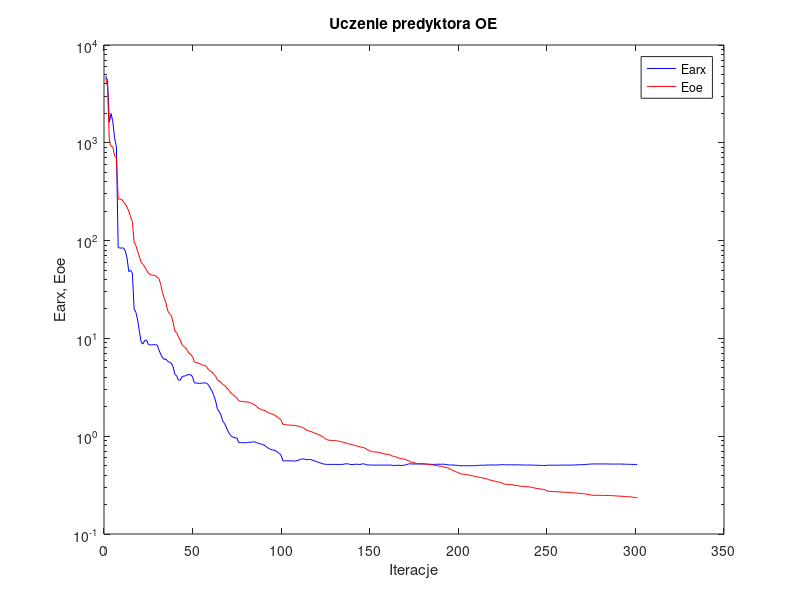
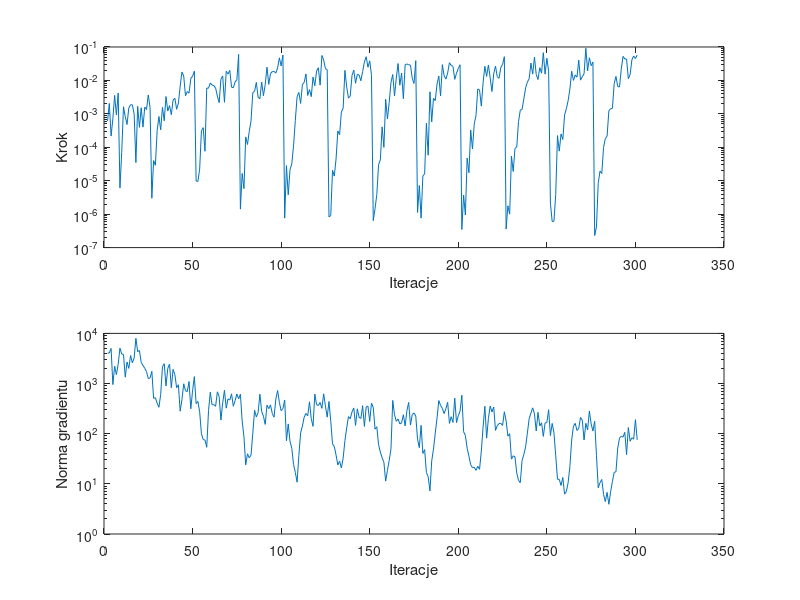

Reproduce these figures in MATLAB, in order.
%uczenie predyktora oe
clear all;
n=0; farx(n+1)=4.826699e+003; foe(n+1)=4.563749e+003; wspucz(n+1)=0.000000e+000; ng(n+1)=0.000000e+000;
%odnowa zmiennej metryki
n=1; farx(n+1)=4.344247e+003; foe(n+1)=3.767270e+003; krok(n+1)=6.106204e-004; ng(n+1)=4.041246e+003;
n=2; farx(n+1)=1.625138e+003; foe(n+1)=1.068633e+003; krok(n+1)=2.053340e-003; ng(n+1)=4.060366e+003;
n=3; farx(n+1)=1.989018e+003; foe(n+1)=9.256317e+002; krok(n+1)=2.171980e-004; ng(n+1)=5.013401e+003;
n=4; farx(n+1)=1.635456e+003; foe(n+1)=9.035006e+002; krok(n+1)=7.102557e-004; ng(n+1)=9.534498e+002;
n=5; farx(n+1)=1.110325e+003; foe(n+1)=7.310721e+002; krok(n+1)=3.559503e-003; ng(n+1)=2.213682e+003;
n=6; farx(n+1)=9.157956e+002; foe(n+1)=6.989480e+002; krok(n+1)=9.232346e-004; ng(n+1)=1.504446e+003;
n=7; farx(n+1)=8.516994e+001; foe(n+1)=2.672040e+002; krok(n+1)=4.181157e-003; ng(n+1)=2.434021e+003;
n=8; farx(n+1)=8.379476e+001; foe(n+1)=2.650178e+002; krok(n+1)=6.070296e-006; ng(n+1)=5.084251e+003;
n=9; farx(n+1)=8.416114e+001; foe(n+1)=2.642222e+002; krok(n+1)=7.066590e-005; ng(n+1)=3.872540e+003;
n=10; farx(n+1)=8.387140e+001; foe(n+1)=2.483513e+002; krok(n+1)=1.631264e-003; ng(n+1)=3.810467e+003;
n=11; farx(n+1)=7.861450e+001; foe(n+1)=2.354117e+002; krok(n+1)=8.259539e-004; ng(n+1)=1.339502e+003;
n=12; farx(n+1)=6.652824e+001; foe(n+1)=2.202186e+002; krok(n+1)=4.800146e-004; ng(n+1)=2.696627e+003;
n=13; farx(n+1)=4.824925e+001; foe(n+1)=1.990324e+002; krok(n+1)=1.511984e-003; ng(n+1)=2.006301e+003;
n=14; farx(n+1)=4.956420e+001; foe(n+1)=1.756706e+002; krok(n+1)=1.875750e-003; ng(n+1)=3.628714e+003;
n=15; farx(n+1)=4.659882e+001; foe(n+1)=1.563630e+002; krok(n+1)=1.861026e-003; ng(n+1)=2.590637e+003;
n=16; farx(n+1)=2.007365e+001; foe(n+1)=9.720486e+001; krok(n+1)=1.005869e-003; ng(n+1)=3.212940e+003;
n=17; farx(n+1)=1.850161e+001; foe(n+1)=8.881833e+001; krok(n+1)=3.487580e-005; ng(n+1)=7.982435e+003;
n=18; farx(n+1)=1.539302e+001; foe(n+1)=7.755187e+001; krok(n+1)=1.679702e-003; ng(n+1)=4.322746e+003;
n=19; farx(n+1)=1.174127e+001; foe(n+1)=6.789512e+001; krok(n+1)=3.949694e-004; ng(n+1)=4.567790e+003;
n=20; farx(n+1)=9.134401e+000; foe(n+1)=5.984463e+001; krok(n+1)=1.524981e-003; ng(n+1)=2.658065e+003;
n=21; farx(n+1)=8.756529e+000; foe(n+1)=5.715296e+001; krok(n+1)=4.017841e-004; ng(n+1)=2.300120e+003;
n=22; farx(n+1)=9.566085e+000; foe(n+1)=5.379414e+001; krok(n+1)=1.587460e-003; ng(n+1)=2.023607e+003;
n=23; farx(n+1)=9.593683e+000; foe(n+1)=5.031221e+001; krok(n+1)=1.353531e-003; ng(n+1)=1.726244e+003;
n=24; farx(n+1)=8.695716e+000; foe(n+1)=4.641777e+001; krok(n+1)=3.671029e-003; ng(n+1)=1.251968e+003;
n=25; farx(n+1)=8.574706e+000; foe(n+1)=4.496445e+001; krok(n+1)=1.548092e-003; ng(n+1)=1.297116e+003;
%odnowa zmiennej metryki
n=26; farx(n+1)=8.572403e+000; foe(n+1)=4.450521e+001; krok(n+1)=2.991239e-006; ng(n+1)=1.752537e+003;
n=27; farx(n+1)=8.654878e+000; foe(n+1)=4.410668e+001; krok(n+1)=4.006473e-005; ng(n+1)=5.074359e+002;
n=28; farx(n+1)=8.594453e+000; foe(n+1)=4.377640e+001; krok(n+1)=2.885108e-005; ng(n+1)=5.219764e+002;
n=29; farx(n+1)=8.565450e+000; foe(n+1)=4.235657e+001; krok(n+1)=3.127269e-004; ng(n+1)=4.057461e+002;
n=30; farx(n+1)=7.619427e+000; foe(n+1)=4.091355e+001; krok(n+1)=8.336543e-004; ng(n+1)=3.360129e+002;
n=31; farx(n+1)=6.892694e+000; foe(n+1)=3.582161e+001; krok(n+1)=3.325065e-004; ng(n+1)=6.069204e+002;
n=32; farx(n+1)=6.375370e+000; foe(n+1)=2.938680e+001; krok(n+1)=1.563831e-003; ng(n+1)=2.158110e+003;
n=33; farx(n+1)=6.103927e+000; foe(n+1)=2.576664e+001; krok(n+1)=6.200466e-004; ng(n+1)=2.485376e+003;
n=34; farx(n+1)=6.139186e+000; foe(n+1)=2.301580e+001; krok(n+1)=3.303815e-003; ng(n+1)=8.941276e+002;
n=35; farx(n+1)=5.800973e+000; foe(n+1)=1.916004e+001; krok(n+1)=1.207660e-003; ng(n+1)=2.003438e+003;
n=36; farx(n+1)=5.717526e+000; foe(n+1)=1.783304e+001; krok(n+1)=1.772228e-003; ng(n+1)=2.447236e+003;
n=37; farx(n+1)=5.578349e+000; foe(n+1)=1.707575e+001; krok(n+1)=9.446471e-004; ng(n+1)=8.235394e+002;
n=38; farx(n+1)=5.153160e+000; foe(n+1)=1.459872e+001; krok(n+1)=2.586841e-003; ng(n+1)=1.917354e+003;
n=39; farx(n+1)=4.298296e+000; foe(n+1)=1.193434e+001; krok(n+1)=2.914778e-003; ng(n+1)=1.504967e+003;
n=40; farx(n+1)=4.149643e+000; foe(n+1)=1.144916e+001; krok(n+1)=1.369522e-003; ng(n+1)=8.261374e+002;
n=41; farx(n+1)=3.748515e+000; foe(n+1)=1.033264e+001; krok(n+1)=2.104259e-003; ng(n+1)=9.461208e+002;
n=42; farx(n+1)=3.738055e+000; foe(n+1)=9.704337e+000; krok(n+1)=6.752063e-003; ng(n+1)=2.808320e+002;
n=43; farx(n+1)=4.035915e+000; foe(n+1)=8.628703e+000; krok(n+1)=1.785641e-002; ng(n+1)=4.787741e+002;
n=44; farx(n+1)=4.123784e+000; foe(n+1)=8.265650e+000; krok(n+1)=1.351485e-002; ng(n+1)=9.889873e+002;
n=45; farx(n+1)=4.134537e+000; foe(n+1)=8.000815e+000; krok(n+1)=3.478135e-003; ng(n+1)=7.188187e+002;
n=46; farx(n+1)=4.242004e+000; foe(n+1)=7.546279e+000; krok(n+1)=4.648167e-003; ng(n+1)=6.911431e+002;
n=47; farx(n+1)=4.263074e+000; foe(n+1)=7.081420e+000; krok(n+1)=4.150488e-003; ng(n+1)=1.098553e+003;
n=48; farx(n+1)=4.243423e+000; foe(n+1)=6.821014e+000; krok(n+1)=1.142218e-002; ng(n+1)=3.139831e+002;
n=49; farx(n+1)=4.053340e+000; foe(n+1)=6.515420e+000; krok(n+1)=1.333847e-002; ng(n+1)=7.164474e+002;
n=50; farx(n+1)=3.501249e+000; foe(n+1)=5.742107e+000; krok(n+1)=1.895365e-002; ng(n+1)=1.376490e+003;
%odnowa zmiennej metryki
n=51; farx(n+1)=3.496456e+000; foe(n+1)=5.673616e+000; krok(n+1)=9.808732e-006; ng(n+1)=3.972651e+002;
n=52; farx(n+1)=3.479916e+000; foe(n+1)=5.589073e+000; krok(n+1)=9.504428e-006; ng(n+1)=4.404217e+002;
n=53; farx(n+1)=3.469636e+000; foe(n+1)=5.514592e+000; krok(n+1)=2.230894e-005; ng(n+1)=2.727895e+002;
n=54; farx(n+1)=3.485506e+000; foe(n+1)=5.372840e+000; krok(n+1)=3.125285e-004; ng(n+1)=9.965526e+001;
n=55; farx(n+1)=3.498967e+000; foe(n+1)=5.309469e+000; krok(n+1)=3.870864e-004; ng(n+1)=7.667637e+001;
n=56; farx(n+1)=3.510592e+000; foe(n+1)=5.300404e+000; krok(n+1)=7.616673e-005; ng(n+1)=7.451666e+001;
n=57; farx(n+1)=3.474742e+000; foe(n+1)=5.067045e+000; krok(n+1)=5.915258e-003; ng(n+1)=5.361235e+001;
n=58; farx(n+1)=3.350171e+000; foe(n+1)=4.807255e+000; krok(n+1)=5.852382e-003; ng(n+1)=2.875555e+002;
n=59; farx(n+1)=3.102177e+000; foe(n+1)=4.658979e+000; krok(n+1)=8.402186e-003; ng(n+1)=6.708573e+002;
n=60; farx(n+1)=2.898620e+000; foe(n+1)=4.513877e+000; krok(n+1)=7.242402e-003; ng(n+1)=3.777820e+002;
n=61; farx(n+1)=2.604750e+000; foe(n+1)=4.287855e+000; krok(n+1)=7.007869e-003; ng(n+1)=3.792175e+002;
n=62; farx(n+1)=2.293324e+000; foe(n+1)=4.100021e+000; krok(n+1)=5.945944e-003; ng(n+1)=3.517440e+002;
n=63; farx(n+1)=1.905094e+000; foe(n+1)=3.769722e+000; krok(n+1)=3.400118e-003; ng(n+1)=6.838991e+002;
n=64; farx(n+1)=1.788536e+000; foe(n+1)=3.659513e+000; krok(n+1)=2.162140e-003; ng(n+1)=5.511129e+002;
n=65; farx(n+1)=1.643299e+000; foe(n+1)=3.550728e+000; krok(n+1)=1.089156e-002; ng(n+1)=1.869549e+002;
n=66; farx(n+1)=1.436240e+000; foe(n+1)=3.392431e+000; krok(n+1)=1.363820e-002; ng(n+1)=4.120404e+002;
n=67; farx(n+1)=1.352094e+000; foe(n+1)=3.310749e+000; krok(n+1)=2.216378e-003; ng(n+1)=7.338612e+002;
n=68; farx(n+1)=1.244663e+000; foe(n+1)=3.169821e+000; krok(n+1)=1.881905e-002; ng(n+1)=3.230431e+002;
n=69; farx(n+1)=1.126201e+000; foe(n+1)=3.030172e+000; krok(n+1)=1.548285e-002; ng(n+1)=4.946370e+002;
n=70; farx(n+1)=1.046552e+000; foe(n+1)=2.868033e+000; krok(n+1)=2.008828e-002; ng(n+1)=4.683794e+002;
n=71; farx(n+1)=9.933023e-001; foe(n+1)=2.726707e+000; krok(n+1)=6.273397e-003; ng(n+1)=6.228364e+002;
n=72; farx(n+1)=9.777827e-001; foe(n+1)=2.652521e+000; krok(n+1)=6.035177e-003; ng(n+1)=3.524410e+002;
n=73; farx(n+1)=9.621321e-001; foe(n+1)=2.543132e+000; krok(n+1)=9.010365e-003; ng(n+1)=4.577659e+002;
n=74; farx(n+1)=9.609666e-001; foe(n+1)=2.475519e+000; krok(n+1)=1.039581e-002; ng(n+1)=6.160451e+002;
n=75; farx(n+1)=8.632605e-001; foe(n+1)=2.309971e+000; krok(n+1)=5.983917e-002; ng(n+1)=4.948036e+002;
%odnowa zmiennej metryki
n=76; farx(n+1)=8.618564e-001; foe(n+1)=2.283084e+000; krok(n+1)=1.416880e-006; ng(n+1)=6.109238e+002;
n=77; farx(n+1)=8.576723e-001; foe(n+1)=2.255649e+000; krok(n+1)=1.654527e-005; ng(n+1)=1.786960e+002;
n=78; farx(n+1)=8.572871e-001; foe(n+1)=2.253531e+000; krok(n+1)=5.807097e-006; ng(n+1)=8.677391e+001;
n=79; farx(n+1)=8.595327e-001; foe(n+1)=2.248227e+000; krok(n+1)=2.045211e-004; ng(n+1)=2.386017e+001;
n=80; farx(n+1)=8.611790e-001; foe(n+1)=2.237242e+000; krok(n+1)=1.213830e-004; ng(n+1)=3.972617e+001;
n=81; farx(n+1)=8.657947e-001; foe(n+1)=2.221270e+000; krok(n+1)=2.995066e-004; ng(n+1)=3.305864e+001;
n=82; farx(n+1)=8.681716e-001; foe(n+1)=2.182552e+000; krok(n+1)=6.180497e-004; ng(n+1)=3.730814e+001;
n=83; farx(n+1)=8.748750e-001; foe(n+1)=2.135342e+000; krok(n+1)=4.352152e-003; ng(n+1)=1.024106e+002;
n=84; farx(n+1)=8.761996e-001; foe(n+1)=2.101698e+000; krok(n+1)=4.723705e-003; ng(n+1)=2.932170e+002;
n=85; farx(n+1)=8.608356e-001; foe(n+1)=2.033153e+000; krok(n+1)=8.744518e-003; ng(n+1)=2.153635e+002;
n=86; farx(n+1)=8.484630e-001; foe(n+1)=1.945347e+000; krok(n+1)=3.128460e-003; ng(n+1)=2.643984e+002;
n=87; farx(n+1)=8.392706e-001; foe(n+1)=1.911081e+000; krok(n+1)=2.841023e-003; ng(n+1)=6.129638e+002;
n=88; farx(n+1)=8.293419e-001; foe(n+1)=1.863400e+000; krok(n+1)=8.928204e-003; ng(n+1)=2.792341e+002;
n=89; farx(n+1)=8.149717e-001; foe(n+1)=1.845258e+000; krok(n+1)=3.485331e-003; ng(n+1)=2.230708e+002;
n=90; farx(n+1)=7.967868e-001; foe(n+1)=1.823074e+000; krok(n+1)=7.481826e-003; ng(n+1)=1.531403e+002;
n=91; farx(n+1)=7.672271e-001; foe(n+1)=1.768102e+000; krok(n+1)=2.489395e-002; ng(n+1)=3.713201e+002;
n=92; farx(n+1)=7.511105e-001; foe(n+1)=1.732031e+000; krok(n+1)=7.632150e-003; ng(n+1)=3.150601e+002;
n=93; farx(n+1)=7.336886e-001; foe(n+1)=1.707546e+000; krok(n+1)=1.618451e-002; ng(n+1)=3.755994e+002;
n=94; farx(n+1)=7.244988e-001; foe(n+1)=1.684153e+000; krok(n+1)=1.834657e-002; ng(n+1)=2.516731e+002;
n=95; farx(n+1)=7.197377e-001; foe(n+1)=1.651470e+000; krok(n+1)=1.857911e-002; ng(n+1)=2.131264e+002;
n=96; farx(n+1)=7.079009e-001; foe(n+1)=1.611840e+000; krok(n+1)=1.661865e-002; ng(n+1)=4.929762e+002;
n=97; farx(n+1)=6.861729e-001; foe(n+1)=1.555416e+000; krok(n+1)=2.366211e-002; ng(n+1)=7.261568e+002;
n=98; farx(n+1)=6.647227e-001; foe(n+1)=1.521375e+000; krok(n+1)=4.739825e-002; ng(n+1)=4.198900e+002;
n=99; farx(n+1)=6.375156e-001; foe(n+1)=1.453405e+000; krok(n+1)=2.702970e-002; ng(n+1)=2.878947e+002;
n=100; farx(n+1)=5.603775e-001; foe(n+1)=1.321329e+000; krok(n+1)=5.753341e-002; ng(n+1)=3.165678e+002;
%odnowa zmiennej metryki
n=101; farx(n+1)=5.603247e-001; foe(n+1)=1.312959e+000; krok(n+1)=7.602531e-007; ng(n+1)=4.690402e+002;
n=102; farx(n+1)=5.605232e-001; foe(n+1)=1.306930e+000; krok(n+1)=2.832743e-005; ng(n+1)=7.254232e+001;
n=103; farx(n+1)=5.606969e-001; foe(n+1)=1.302873e+000; krok(n+1)=3.779992e-006; ng(n+1)=1.566934e+002;
n=104; farx(n+1)=5.598251e-001; foe(n+1)=1.297865e+000; krok(n+1)=2.139878e-005; ng(n+1)=7.048592e+001;
n=105; farx(n+1)=5.592418e-001; foe(n+1)=1.293054e+000; krok(n+1)=3.200520e-005; ng(n+1)=5.136412e+001;
n=106; farx(n+1)=5.584733e-001; foe(n+1)=1.289984e+000; krok(n+1)=1.109501e-004; ng(n+1)=2.439125e+001;
n=107; farx(n+1)=5.583079e-001; foe(n+1)=1.283798e+000; krok(n+1)=6.328553e-004; ng(n+1)=1.693101e+001;
n=108; farx(n+1)=5.626746e-001; foe(n+1)=1.273585e+000; krok(n+1)=3.253129e-003; ng(n+1)=1.081312e+001;
n=109; farx(n+1)=5.712776e-001; foe(n+1)=1.258204e+000; krok(n+1)=4.375565e-003; ng(n+1)=3.687977e+001;
n=110; farx(n+1)=5.806793e-001; foe(n+1)=1.246113e+000; krok(n+1)=2.051078e-003; ng(n+1)=1.036363e+002;
n=111; farx(n+1)=5.880073e-001; foe(n+1)=1.227790e+000; krok(n+1)=7.530795e-003; ng(n+1)=1.422615e+002;
n=112; farx(n+1)=5.834121e-001; foe(n+1)=1.201343e+000; krok(n+1)=8.685192e-003; ng(n+1)=2.137974e+002;
n=113; farx(n+1)=5.783115e-001; foe(n+1)=1.161606e+000; krok(n+1)=1.564801e-002; ng(n+1)=2.532756e+002;
n=114; farx(n+1)=5.773108e-001; foe(n+1)=1.143662e+000; krok(n+1)=3.544455e-003; ng(n+1)=2.276843e+002;
n=115; farx(n+1)=5.784051e-001; foe(n+1)=1.124213e+000; krok(n+1)=5.318174e-003; ng(n+1)=4.323285e+002;
n=116; farx(n+1)=5.755671e-001; foe(n+1)=1.116351e+000; krok(n+1)=3.271540e-003; ng(n+1)=1.981408e+002;
n=117; farx(n+1)=5.648848e-001; foe(n+1)=1.090817e+000; krok(n+1)=1.263902e-002; ng(n+1)=1.403514e+002;
n=118; farx(n+1)=5.583704e-001; foe(n+1)=1.072097e+000; krok(n+1)=6.905382e-003; ng(n+1)=6.178316e+002;
n=119; farx(n+1)=5.484939e-001; foe(n+1)=1.054175e+000; krok(n+1)=1.895365e-002; ng(n+1)=3.798240e+002;
n=120; farx(n+1)=5.401831e-001; foe(n+1)=1.037626e+000; krok(n+1)=2.390821e-002; ng(n+1)=3.635678e+002;
n=121; farx(n+1)=5.354712e-001; foe(n+1)=1.020678e+000; krok(n+1)=7.242402e-003; ng(n+1)=4.192338e+002;
n=122; farx(n+1)=5.246048e-001; foe(n+1)=9.974471e-001; krok(n+1)=5.576355e-002; ng(n+1)=3.201492e+002;
n=123; farx(n+1)=5.203267e-001; foe(n+1)=9.717560e-001; krok(n+1)=4.076532e-002; ng(n+1)=6.243116e+002;
n=124; farx(n+1)=5.159381e-001; foe(n+1)=9.401874e-001; krok(n+1)=2.243330e-002; ng(n+1)=3.576676e+002;
n=125; farx(n+1)=5.150264e-001; foe(n+1)=9.185095e-001; krok(n+1)=2.085765e-002; ng(n+1)=2.135022e+002;
%odnowa zmiennej metryki
n=126; farx(n+1)=5.149699e-001; foe(n+1)=9.092153e-001; krok(n+1)=8.284739e-007; ng(n+1)=4.385353e+002;
n=127; farx(n+1)=5.149467e-001; foe(n+1)=9.078001e-001; krok(n+1)=9.130878e-007; ng(n+1)=1.771315e+002;
n=128; farx(n+1)=5.145372e-001; foe(n+1)=9.041126e-001; krok(n+1)=2.069140e-005; ng(n+1)=6.271083e+001;
n=129; farx(n+1)=5.145611e-001; foe(n+1)=9.023522e-001; krok(n+1)=1.373458e-005; ng(n+1)=5.566010e+001;
n=130; farx(n+1)=5.144396e-001; foe(n+1)=8.990273e-001; krok(n+1)=4.508384e-005; ng(n+1)=3.747417e+001;
n=131; farx(n+1)=5.142475e-001; foe(n+1)=8.931741e-001; krok(n+1)=3.087231e-004; ng(n+1)=2.374485e+001;
n=132; farx(n+1)=5.146045e-001; foe(n+1)=8.838022e-001; krok(n+1)=2.375655e-004; ng(n+1)=2.845210e+001;
n=133; farx(n+1)=5.143351e-001; foe(n+1)=8.765836e-001; krok(n+1)=1.143304e-003; ng(n+1)=2.073726e+001;
n=134; farx(n+1)=5.154968e-001; foe(n+1)=8.704916e-001; krok(n+1)=1.478815e-003; ng(n+1)=3.263551e+001;
n=135; farx(n+1)=5.206928e-001; foe(n+1)=8.575802e-001; krok(n+1)=2.000182e-002; ng(n+1)=7.262277e+001;
n=136; farx(n+1)=5.231005e-001; foe(n+1)=8.422925e-001; krok(n+1)=6.390530e-003; ng(n+1)=1.303216e+002;
n=137; farx(n+1)=5.207922e-001; foe(n+1)=8.375484e-001; krok(n+1)=2.957629e-003; ng(n+1)=2.189540e+002;
n=138; farx(n+1)=5.139808e-001; foe(n+1)=8.287230e-001; krok(n+1)=3.426502e-003; ng(n+1)=1.985234e+002;
n=139; farx(n+1)=5.129228e-001; foe(n+1)=8.201163e-001; krok(n+1)=1.405854e-002; ng(n+1)=2.723022e+002;
n=140; farx(n+1)=5.138078e-001; foe(n+1)=8.093674e-001; krok(n+1)=2.038894e-002; ng(n+1)=3.257925e+002;
n=141; farx(n+1)=5.174100e-001; foe(n+1)=8.018671e-001; krok(n+1)=8.202462e-003; ng(n+1)=1.466112e+002;
n=142; farx(n+1)=5.164649e-001; foe(n+1)=7.920553e-001; krok(n+1)=1.525498e-002; ng(n+1)=3.131558e+002;
n=143; farx(n+1)=5.146374e-001; foe(n+1)=7.794559e-001; krok(n+1)=1.450364e-002; ng(n+1)=2.124485e+002;
n=144; farx(n+1)=5.156545e-001; foe(n+1)=7.739996e-001; krok(n+1)=9.778245e-003; ng(n+1)=2.010392e+002;
n=145; farx(n+1)=5.226205e-001; foe(n+1)=7.670464e-001; krok(n+1)=1.830545e-002; ng(n+1)=3.621932e+002;
n=146; farx(n+1)=5.203319e-001; foe(n+1)=7.619436e-001; krok(n+1)=3.552033e-002; ng(n+1)=1.399297e+002;
n=147; farx(n+1)=5.104624e-001; foe(n+1)=7.411130e-001; krok(n+1)=5.113139e-002; ng(n+1)=3.422119e+002;
n=148; farx(n+1)=5.078905e-001; foe(n+1)=7.258221e-001; krok(n+1)=2.490870e-002; ng(n+1)=3.553308e+002;
n=149; farx(n+1)=5.082324e-001; foe(n+1)=7.108598e-001; krok(n+1)=3.847317e-002; ng(n+1)=1.759242e+002;
n=150; farx(n+1)=5.066858e-001; foe(n+1)=6.957185e-001; krok(n+1)=1.432736e-002; ng(n+1)=4.067700e+002;
%odnowa zmiennej metryki
n=151; farx(n+1)=5.066669e-001; foe(n+1)=6.917447e-001; krok(n+1)=6.395081e-007; ng(n+1)=3.353304e+002;
n=152; farx(n+1)=5.065860e-001; foe(n+1)=6.905494e-001; krok(n+1)=1.457486e-006; ng(n+1)=1.235375e+002;
n=153; farx(n+1)=5.064663e-001; foe(n+1)=6.882219e-001; krok(n+1)=3.838059e-006; ng(n+1)=1.373298e+002;
n=154; farx(n+1)=5.065342e-001; foe(n+1)=6.843712e-001; krok(n+1)=3.034095e-005; ng(n+1)=6.024834e+001;
n=155; farx(n+1)=5.065063e-001; foe(n+1)=6.806463e-001; krok(n+1)=4.229784e-005; ng(n+1)=4.317483e+001;
n=156; farx(n+1)=5.066020e-001; foe(n+1)=6.635317e-001; krok(n+1)=4.078161e-004; ng(n+1)=3.306661e+001;
n=157; farx(n+1)=5.067984e-001; foe(n+1)=6.603232e-001; krok(n+1)=9.960454e-005; ng(n+1)=2.698571e+001;
n=158; farx(n+1)=5.065425e-001; foe(n+1)=6.552636e-001; krok(n+1)=2.722891e-003; ng(n+1)=1.133612e+001;
n=159; farx(n+1)=5.063149e-001; foe(n+1)=6.537509e-001; krok(n+1)=7.010405e-004; ng(n+1)=1.850264e+001;
n=160; farx(n+1)=5.065937e-001; foe(n+1)=6.516059e-001; krok(n+1)=2.209886e-003; ng(n+1)=2.935515e+001;
n=161; farx(n+1)=5.065077e-001; foe(n+1)=6.338235e-001; krok(n+1)=8.705227e-003; ng(n+1)=4.981089e+001;
n=162; farx(n+1)=5.029965e-001; foe(n+1)=6.251712e-001; krok(n+1)=1.501192e-002; ng(n+1)=4.604037e+002;
n=163; farx(n+1)=5.011074e-001; foe(n+1)=6.192501e-001; krok(n+1)=3.416397e-003; ng(n+1)=2.400027e+002;
n=164; farx(n+1)=5.028271e-001; foe(n+1)=6.137409e-001; krok(n+1)=1.170476e-002; ng(n+1)=1.767109e+002;
n=165; farx(n+1)=5.044898e-001; foe(n+1)=6.014453e-001; krok(n+1)=3.201356e-002; ng(n+1)=1.964416e+002;
n=166; farx(n+1)=5.035662e-001; foe(n+1)=5.928847e-001; krok(n+1)=7.191611e-003; ng(n+1)=1.564910e+002;
n=167; farx(n+1)=5.015834e-001; foe(n+1)=5.879612e-001; krok(n+1)=1.664870e-002; ng(n+1)=1.654279e+002;
n=168; farx(n+1)=5.028460e-001; foe(n+1)=5.851897e-001; krok(n+1)=2.831403e-003; ng(n+1)=2.389793e+002;
n=169; farx(n+1)=5.086598e-001; foe(n+1)=5.769634e-001; krok(n+1)=2.977641e-002; ng(n+1)=1.430036e+002;
n=170; farx(n+1)=5.115711e-001; foe(n+1)=5.696668e-001; krok(n+1)=3.104078e-002; ng(n+1)=2.890347e+002;
n=171; farx(n+1)=5.218811e-001; foe(n+1)=5.583274e-001; krok(n+1)=2.946581e-002; ng(n+1)=4.205908e+002;
n=172; farx(n+1)=5.222597e-001; foe(n+1)=5.464204e-001; krok(n+1)=2.857938e-002; ng(n+1)=1.485964e+002;
n=173; farx(n+1)=5.206898e-001; foe(n+1)=5.417965e-001; krok(n+1)=1.171709e-002; ng(n+1)=2.411459e+002;
n=174; farx(n+1)=5.195412e-001; foe(n+1)=5.374877e-001; krok(n+1)=8.099144e-003; ng(n+1)=2.585593e+002;
n=175; farx(n+1)=5.201083e-001; foe(n+1)=5.252907e-001; krok(n+1)=3.899500e-002; ng(n+1)=2.250688e+002;
%odnowa zmiennej metryki
n=176; farx(n+1)=5.201049e-001; foe(n+1)=5.250214e-001; krok(n+1)=1.122542e-006; ng(n+1)=7.777306e+001;
n=177; farx(n+1)=5.200649e-001; foe(n+1)=5.240722e-001; krok(n+1)=7.194757e-006; ng(n+1)=5.261283e+001;
n=178; farx(n+1)=5.200263e-001; foe(n+1)=5.232964e-001; krok(n+1)=7.611413e-007; ng(n+1)=1.466660e+002;
n=179; farx(n+1)=5.198927e-001; foe(n+1)=5.223361e-001; krok(n+1)=1.386876e-005; ng(n+1)=4.034545e+001;
n=180; farx(n+1)=5.198135e-001; foe(n+1)=5.207380e-001; krok(n+1)=1.602043e-005; ng(n+1)=4.821811e+001;
n=181; farx(n+1)=5.186449e-001; foe(n+1)=5.159302e-001; krok(n+1)=5.252174e-004; ng(n+1)=1.675175e+001;
n=182; farx(n+1)=5.185082e-001; foe(n+1)=5.155813e-001; krok(n+1)=5.788477e-005; ng(n+1)=1.392645e+001;
n=183; farx(n+1)=5.159494e-001; foe(n+1)=5.110508e-001; krok(n+1)=4.564205e-003; ng(n+1)=7.232403e+000;
n=184; farx(n+1)=5.153082e-001; foe(n+1)=5.091153e-001; krok(n+1)=5.747417e-004; ng(n+1)=2.873619e+001;
n=185; farx(n+1)=5.149409e-001; foe(n+1)=5.065151e-001; krok(n+1)=2.914397e-003; ng(n+1)=4.907739e+001;
n=186; farx(n+1)=5.147654e-001; foe(n+1)=5.034315e-001; krok(n+1)=2.487486e-003; ng(n+1)=1.022770e+002;
n=187; farx(n+1)=5.174482e-001; foe(n+1)=4.993417e-001; krok(n+1)=7.805422e-003; ng(n+1)=2.069533e+002;
n=188; farx(n+1)=5.167743e-001; foe(n+1)=4.958266e-001; krok(n+1)=1.355378e-002; ng(n+1)=4.573611e+002;
n=189; farx(n+1)=5.154676e-001; foe(n+1)=4.935537e-001; krok(n+1)=3.411474e-003; ng(n+1)=3.660946e+002;
n=190; farx(n+1)=5.182503e-001; foe(n+1)=4.901710e-001; krok(n+1)=2.959126e-002; ng(n+1)=3.186733e+002;
n=191; farx(n+1)=5.162667e-001; foe(n+1)=4.838931e-001; krok(n+1)=1.382426e-002; ng(n+1)=2.519428e+002;
n=192; farx(n+1)=5.137437e-001; foe(n+1)=4.799851e-001; krok(n+1)=1.095618e-002; ng(n+1)=3.146737e+002;
n=193; farx(n+1)=5.111316e-001; foe(n+1)=4.752770e-001; krok(n+1)=1.660195e-002; ng(n+1)=4.226838e+002;
n=194; farx(n+1)=5.067716e-001; foe(n+1)=4.641145e-001; krok(n+1)=3.388472e-002; ng(n+1)=1.606684e+002;
n=195; farx(n+1)=5.086171e-001; foe(n+1)=4.561087e-001; krok(n+1)=2.812841e-002; ng(n+1)=2.184440e+002;
n=196; farx(n+1)=5.075257e-001; foe(n+1)=4.465225e-001; krok(n+1)=2.643052e-002; ng(n+1)=1.678396e+002;
n=197; farx(n+1)=5.061845e-001; foe(n+1)=4.358017e-001; krok(n+1)=1.076348e-002; ng(n+1)=5.124162e+002;
n=198; farx(n+1)=5.035283e-001; foe(n+1)=4.302397e-001; krok(n+1)=1.647425e-002; ng(n+1)=1.663686e+002;
n=199; farx(n+1)=5.020874e-001; foe(n+1)=4.253495e-001; krok(n+1)=2.277959e-002; ng(n+1)=2.284511e+002;
n=200; farx(n+1)=4.989388e-001; foe(n+1)=4.147051e-001; krok(n+1)=2.941687e-002; ng(n+1)=2.811863e+002;
%odnowa zmiennej metryki
n=201; farx(n+1)=4.989242e-001; foe(n+1)=4.096102e-001; krok(n+1)=3.479426e-007; ng(n+1)=5.842290e+002;
n=202; farx(n+1)=4.988413e-001; foe(n+1)=4.076133e-001; krok(n+1)=3.744041e-006; ng(n+1)=1.095572e+002;
n=203; farx(n+1)=4.988313e-001; foe(n+1)=4.073102e-001; krok(n+1)=9.412859e-007; ng(n+1)=9.214737e+001;
n=204; farx(n+1)=4.988177e-001; foe(n+1)=4.025817e-001; krok(n+1)=4.765565e-005; ng(n+1)=5.125740e+001;
n=205; farx(n+1)=4.987803e-001; foe(n+1)=4.018840e-001; krok(n+1)=1.726474e-005; ng(n+1)=3.561741e+001;
n=206; farx(n+1)=4.988002e-001; foe(n+1)=3.959477e-001; krok(n+1)=3.296469e-004; ng(n+1)=2.415865e+001;
n=207; farx(n+1)=4.988360e-001; foe(n+1)=3.945475e-001; krok(n+1)=8.923578e-005; ng(n+1)=2.095476e+001;
n=208; farx(n+1)=4.990015e-001; foe(n+1)=3.881617e-001; krok(n+1)=4.927090e-004; ng(n+1)=2.145271e+001;
n=209; farx(n+1)=5.000211e-001; foe(n+1)=3.858392e-001; krok(n+1)=9.053002e-004; ng(n+1)=1.857936e+001;
n=210; farx(n+1)=5.026990e-001; foe(n+1)=3.826357e-001; krok(n+1)=5.548179e-003; ng(n+1)=2.242646e+001;
n=211; farx(n+1)=5.040277e-001; foe(n+1)=3.798750e-001; krok(n+1)=5.207429e-003; ng(n+1)=1.951898e+001;
n=212; farx(n+1)=5.050761e-001; foe(n+1)=3.773187e-001; krok(n+1)=1.704444e-003; ng(n+1)=4.502564e+001;
n=213; farx(n+1)=5.048563e-001; foe(n+1)=3.735901e-001; krok(n+1)=8.516524e-003; ng(n+1)=1.361278e+002;
n=214; farx(n+1)=5.053642e-001; foe(n+1)=3.700437e-001; krok(n+1)=2.643052e-002; ng(n+1)=3.523379e+002;
n=215; farx(n+1)=5.079841e-001; foe(n+1)=3.663288e-001; krok(n+1)=1.321526e-002; ng(n+1)=8.146598e+001;
n=216; farx(n+1)=5.074658e-001; foe(n+1)=3.610702e-001; krok(n+1)=2.896961e-002; ng(n+1)=2.006168e+002;
n=217; farx(n+1)=5.073046e-001; foe(n+1)=3.555727e-001; krok(n+1)=1.199493e-002; ng(n+1)=3.561440e+002;
n=218; farx(n+1)=5.086376e-001; foe(n+1)=3.532709e-001; krok(n+1)=4.653602e-003; ng(n+1)=2.710836e+002;
n=219; farx(n+1)=5.080478e-001; foe(n+1)=3.488970e-001; krok(n+1)=1.586357e-002; ng(n+1)=3.406120e+002;
n=220; farx(n+1)=5.070858e-001; foe(n+1)=3.444482e-001; krok(n+1)=2.680031e-002; ng(n+1)=1.162207e+002;
n=221; farx(n+1)=5.075430e-001; foe(n+1)=3.414617e-001; krok(n+1)=1.296098e-002; ng(n+1)=1.446103e+002;
n=222; farx(n+1)=5.090573e-001; foe(n+1)=3.395386e-001; krok(n+1)=1.153579e-002; ng(n+1)=1.590361e+002;
n=223; farx(n+1)=5.110057e-001; foe(n+1)=3.370337e-001; krok(n+1)=2.440235e-002; ng(n+1)=1.616891e+002;
n=224; farx(n+1)=5.124063e-001; foe(n+1)=3.303560e-001; krok(n+1)=3.023343e-002; ng(n+1)=1.456342e+002;
n=225; farx(n+1)=5.098952e-001; foe(n+1)=3.228864e-001; krok(n+1)=5.121364e-002; ng(n+1)=2.737476e+002;
%odnowa zmiennej metryki
n=226; farx(n+1)=5.099046e-001; foe(n+1)=3.224215e-001; krok(n+1)=3.588312e-007; ng(n+1)=1.794068e+002;
n=227; farx(n+1)=5.099082e-001; foe(n+1)=3.217600e-001; krok(n+1)=1.779653e-006; ng(n+1)=8.936572e+001;
n=228; farx(n+1)=5.099134e-001; foe(n+1)=3.214075e-001; krok(n+1)=1.001277e-006; ng(n+1)=1.001143e+002;
n=229; farx(n+1)=5.098658e-001; foe(n+1)=3.188974e-001; krok(n+1)=5.493831e-005; ng(n+1)=3.114257e+001;
n=230; farx(n+1)=5.098303e-001; foe(n+1)=3.178803e-001; krok(n+1)=1.891271e-005; ng(n+1)=3.621746e+001;
n=231; farx(n+1)=5.097409e-001; foe(n+1)=3.144521e-001; krok(n+1)=9.199795e-005; ng(n+1)=3.454599e+001;
n=232; farx(n+1)=5.096755e-001; foe(n+1)=3.136200e-001; krok(n+1)=1.022356e-004; ng(n+1)=1.647407e+001;
n=233; farx(n+1)=5.090950e-001; foe(n+1)=3.106862e-001; krok(n+1)=5.823131e-004; ng(n+1)=1.173366e+001;
n=234; farx(n+1)=5.087429e-001; foe(n+1)=3.080585e-001; krok(n+1)=1.291963e-003; ng(n+1)=1.057513e+001;
n=235; farx(n+1)=5.081584e-001; foe(n+1)=3.073641e-001; krok(n+1)=1.350179e-003; ng(n+1)=2.912644e+001;
n=236; farx(n+1)=5.074750e-001; foe(n+1)=3.064259e-001; krok(n+1)=2.804162e-003; ng(n+1)=3.852924e+001;
n=237; farx(n+1)=5.064953e-001; foe(n+1)=3.052239e-001; krok(n+1)=5.946996e-003; ng(n+1)=5.457645e+001;
n=238; farx(n+1)=5.076061e-001; foe(n+1)=3.039765e-001; krok(n+1)=8.894860e-003; ng(n+1)=1.026390e+002;
n=239; farx(n+1)=5.069782e-001; foe(n+1)=3.033090e-001; krok(n+1)=1.121665e-002; ng(n+1)=1.983597e+002;
n=240; farx(n+1)=5.062727e-001; foe(n+1)=3.011527e-001; krok(n+1)=3.277333e-002; ng(n+1)=2.582331e+002;
n=241; farx(n+1)=5.063546e-001; foe(n+1)=2.995452e-001; krok(n+1)=1.547432e-002; ng(n+1)=3.276720e+002;
n=242; farx(n+1)=5.050372e-001; foe(n+1)=2.956944e-001; krok(n+1)=5.016986e-002; ng(n+1)=2.490822e+002;
n=243; farx(n+1)=5.055119e-001; foe(n+1)=2.923223e-001; krok(n+1)=1.501192e-002; ng(n+1)=1.132026e+002;
n=244; farx(n+1)=5.048017e-001; foe(n+1)=2.909656e-001; krok(n+1)=1.064021e-002; ng(n+1)=2.665297e+002;
n=245; farx(n+1)=5.027379e-001; foe(n+1)=2.891067e-001; krok(n+1)=2.398987e-002; ng(n+1)=1.432175e+002;
n=246; farx(n+1)=5.025539e-001; foe(n+1)=2.878568e-001; krok(n+1)=1.650507e-002; ng(n+1)=1.649524e+002;
n=247; farx(n+1)=5.017493e-001; foe(n+1)=2.849793e-001; krok(n+1)=6.754317e-002; ng(n+1)=8.833947e+001;
n=248; farx(n+1)=5.017761e-001; foe(n+1)=2.829679e-001; krok(n+1)=1.540867e-002; ng(n+1)=1.644796e+002;
n=249; farx(n+1)=5.042260e-001; foe(n+1)=2.764110e-001; krok(n+1)=4.614317e-002; ng(n+1)=1.670336e+002;
n=250; farx(n+1)=5.054311e-001; foe(n+1)=2.730160e-001; krok(n+1)=1.878731e-002; ng(n+1)=3.007422e+002;
%odnowa zmiennej metryki
n=251; farx(n+1)=5.054348e-001; foe(n+1)=2.723550e-001; krok(n+1)=2.125074e-006; ng(n+1)=9.168504e+001;
n=252; farx(n+1)=5.054361e-001; foe(n+1)=2.717422e-001; krok(n+1)=6.042203e-007; ng(n+1)=1.603351e+002;
n=253; farx(n+1)=5.054418e-001; foe(n+1)=2.714037e-001; krok(n+1)=6.150701e-007; ng(n+1)=1.044063e+002;
n=254; farx(n+1)=5.054426e-001; foe(n+1)=2.711059e-001; krok(n+1)=3.873148e-006; ng(n+1)=3.648785e+001;
n=255; farx(n+1)=5.055927e-001; foe(n+1)=2.700832e-001; krok(n+1)=2.247399e-004; ng(n+1)=1.236000e+001;
n=256; farx(n+1)=5.056875e-001; foe(n+1)=2.696419e-001; krok(n+1)=7.681907e-005; ng(n+1)=1.230451e+001;
n=257; farx(n+1)=5.058808e-001; foe(n+1)=2.689591e-001; krok(n+1)=2.501060e-004; ng(n+1)=9.278166e+000;
n=258; farx(n+1)=5.062627e-001; foe(n+1)=2.676589e-001; krok(n+1)=1.711903e-004; ng(n+1)=1.340504e+001;
n=259; farx(n+1)=5.063353e-001; foe(n+1)=2.670450e-001; krok(n+1)=9.208067e-004; ng(n+1)=6.234136e+000;
n=260; farx(n+1)=5.064843e-001; foe(n+1)=2.667528e-001; krok(n+1)=1.420511e-003; ng(n+1)=7.013267e+000;
n=261; farx(n+1)=5.065926e-001; foe(n+1)=2.661507e-001; krok(n+1)=2.464960e-003; ng(n+1)=1.054909e+001;
n=262; farx(n+1)=5.064168e-001; foe(n+1)=2.649534e-001; krok(n+1)=5.548179e-003; ng(n+1)=2.196949e+001;
n=263; farx(n+1)=5.070592e-001; foe(n+1)=2.642298e-001; krok(n+1)=1.884952e-002; ng(n+1)=7.433623e+001;
n=264; farx(n+1)=5.070042e-001; foe(n+1)=2.636814e-001; krok(n+1)=1.000726e-002; ng(n+1)=1.410993e+002;
n=265; farx(n+1)=5.085863e-001; foe(n+1)=2.628418e-001; krok(n+1)=1.450364e-002; ng(n+1)=1.609029e+002;
n=266; farx(n+1)=5.098029e-001; foe(n+1)=2.622095e-001; krok(n+1)=1.251384e-002; ng(n+1)=1.160929e+002;
n=267; farx(n+1)=5.100755e-001; foe(n+1)=2.607905e-001; krok(n+1)=4.034388e-002; ng(n+1)=1.280481e+002;
n=268; farx(n+1)=5.114783e-001; foe(n+1)=2.596105e-001; krok(n+1)=1.019133e-002; ng(n+1)=2.108174e+002;
n=269; farx(n+1)=5.120662e-001; foe(n+1)=2.588465e-001; krok(n+1)=1.296098e-002; ng(n+1)=1.857875e+002;
n=270; farx(n+1)=5.121823e-001; foe(n+1)=2.580119e-001; krok(n+1)=1.586441e-002; ng(n+1)=7.486274e+001;
n=271; farx(n+1)=5.144908e-001; foe(n+1)=2.558613e-001; krok(n+1)=9.139037e-002; ng(n+1)=1.609721e+002;
n=272; farx(n+1)=5.153969e-001; foe(n+1)=2.547189e-001; krok(n+1)=1.936662e-002; ng(n+1)=1.191431e+002;
n=273; farx(n+1)=5.183586e-001; foe(n+1)=2.520627e-001; krok(n+1)=4.773765e-002; ng(n+1)=2.839688e+002;
n=274; farx(n+1)=5.190174e-001; foe(n+1)=2.506979e-001; krok(n+1)=2.757245e-002; ng(n+1)=1.566395e+002;
n=275; farx(n+1)=5.204797e-001; foe(n+1)=2.488464e-001; krok(n+1)=3.552033e-002; ng(n+1)=1.129536e+002;
%odnowa zmiennej metryki
n=276; farx(n+1)=5.204811e-001; foe(n+1)=2.485212e-001; krok(n+1)=2.293407e-007; ng(n+1)=1.767627e+002;
n=277; farx(n+1)=5.204810e-001; foe(n+1)=2.484932e-001; krok(n+1)=4.165909e-007; ng(n+1)=3.701572e+001;
n=278; farx(n+1)=5.204815e-001; foe(n+1)=2.484770e-001; krok(n+1)=8.445859e-006; ng(n+1)=8.335489e+000;
n=279; farx(n+1)=5.204738e-001; foe(n+1)=2.483967e-001; krok(n+1)=1.944453e-005; ng(n+1)=1.056244e+001;
n=280; farx(n+1)=5.204598e-001; foe(n+1)=2.483103e-001; krok(n+1)=1.641052e-005; ng(n+1)=1.223688e+001;
n=281; farx(n+1)=5.204209e-001; foe(n+1)=2.481526e-001; krok(n+1)=9.874235e-005; ng(n+1)=6.165263e+000;
n=282; farx(n+1)=5.203388e-001; foe(n+1)=2.480067e-001; krok(n+1)=1.823889e-004; ng(n+1)=4.426502e+000;
n=283; farx(n+1)=5.200911e-001; foe(n+1)=2.476485e-001; krok(n+1)=2.154098e-004; ng(n+1)=6.769031e+000;
n=284; farx(n+1)=5.196859e-001; foe(n+1)=2.472945e-001; krok(n+1)=1.234612e-003; ng(n+1)=3.912992e+000;
n=285; farx(n+1)=5.190688e-001; foe(n+1)=2.469562e-001; krok(n+1)=1.427772e-003; ng(n+1)=6.958335e+000;
n=286; farx(n+1)=5.186902e-001; foe(n+1)=2.466035e-001; krok(n+1)=1.457334e-003; ng(n+1)=1.110488e+001;
n=287; farx(n+1)=5.187290e-001; foe(n+1)=2.461259e-001; krok(n+1)=8.003391e-003; ng(n+1)=1.698152e+001;
n=288; farx(n+1)=5.193321e-001; foe(n+1)=2.449699e-001; krok(n+1)=1.321323e-002; ng(n+1)=1.736593e+001;
n=289; farx(n+1)=5.191991e-001; foe(n+1)=2.444300e-001; krok(n+1)=6.606617e-003; ng(n+1)=5.162087e+001;
n=290; farx(n+1)=5.196483e-001; foe(n+1)=2.440632e-001; krok(n+1)=6.353015e-003; ng(n+1)=8.182993e+001;
n=291; farx(n+1)=5.194562e-001; foe(n+1)=2.434971e-001; krok(n+1)=2.173419e-002; ng(n+1)=8.896534e+001;
n=292; farx(n+1)=5.180054e-001; foe(n+1)=2.426045e-001; krok(n+1)=5.234463e-002; ng(n+1)=8.567086e+001;
n=293; farx(n+1)=5.172982e-001; foe(n+1)=2.417148e-001; krok(n+1)=4.388300e-002; ng(n+1)=1.064826e+002;
n=294; farx(n+1)=5.165787e-001; foe(n+1)=2.409967e-001; krok(n+1)=4.331299e-002; ng(n+1)=3.823394e+001;
n=295; farx(n+1)=5.160559e-001; foe(n+1)=2.406855e-001; krok(n+1)=1.129495e-002; ng(n+1)=1.328543e+002;
n=296; farx(n+1)=5.157907e-001; foe(n+1)=2.402665e-001; krok(n+1)=1.501192e-002; ng(n+1)=7.082982e+001;
n=297; farx(n+1)=5.146281e-001; foe(n+1)=2.387066e-001; krok(n+1)=4.130221e-002; ng(n+1)=8.294024e+001;
n=298; farx(n+1)=5.139376e-001; foe(n+1)=2.369341e-001; krok(n+1)=5.381807e-002; ng(n+1)=7.769603e+001;
n=299; farx(n+1)=5.139877e-001; foe(n+1)=2.358154e-001; krok(n+1)=4.523999e-002; ng(n+1)=1.905643e+002;
n=300; farx(n+1)=5.135710e-001; foe(n+1)=2.343582e-001; krok(n+1)=5.716001e-002; ng(n+1)=7.540582e+001;

figure; semilogy(farx,'b'); hold on; semilogy(foe,'r'); xlabel('Iteracje'); ylabel('Earx, Eoe'); legend('Earx','Eoe'); title('Uczenie predyktora OE');
figure; subplot(2,1,1); semilogy(krok); xlabel('Iteracje'); ylabel('Krok');
subplot(2,1,2); semilogy(ng); xlabel('Iteracje'); ylabel('Norma gradientu');
Earx=farx(n+1)
Eoe=foe(n+1)
